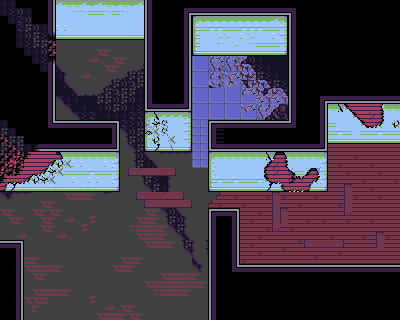

Tiled map render using the project's own tile images. Description and the map definition, with tile-layer contents summarised, below:
An orthogonal 50x40 tile map with 8x8 px tiles, 1 tile layer (ground), 2 tilesets.

<map version="1.4" tiledversion="1.4.2" orientation="orthogonal" renderorder="right-down" width="50" height="40" tilewidth="8" tileheight="8" infinite="0" nextlayerid="3" nextobjectid="1">
 <properties>
  <property name="name" value="testmap" />
  <property name="player-position-x" value="5" />
 </properties>
 <tileset firstgid="1" source="test_sheet.tsx" />
 <tileset firstgid="513" name="collision" tilewidth="8" tileheight="8" tilecount="8" columns="8">
  <image source="../data/obstruction.png" trans="ff00ff" width="64" height="8" />
 </tileset>
 <layer id="1" name="ground" width="50" height="40">
  <properties>
   <property name="@Description" value="ground layer" />
  </properties>
  <data>[2000 cells, 2000 non-empty, 125 distinct tile ids]</data>
 </layer>
 <objectgroup id="2" name="objects" />
</map>
